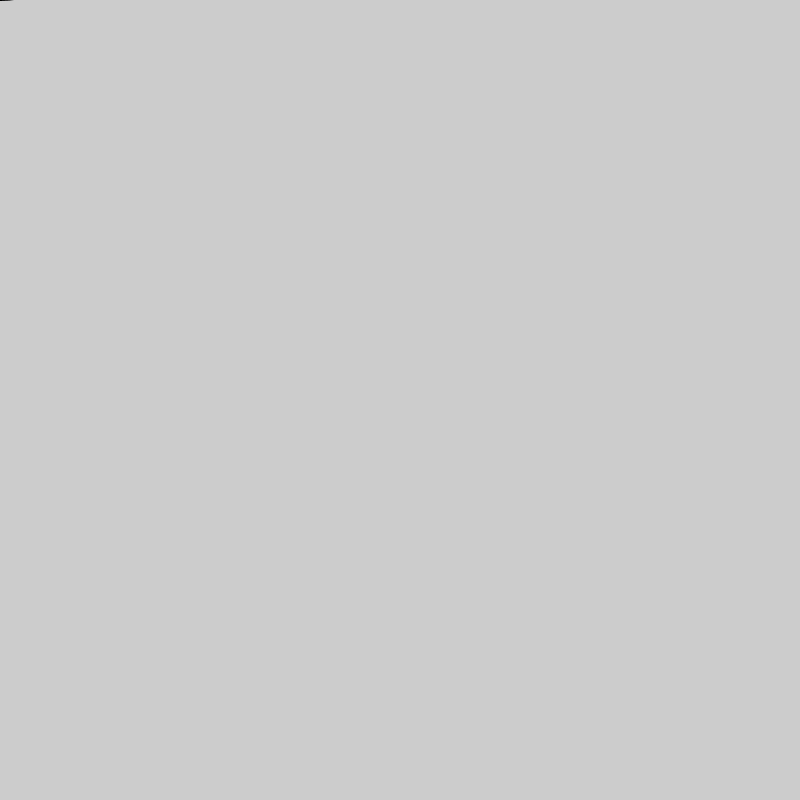
Frame 1 (no input)
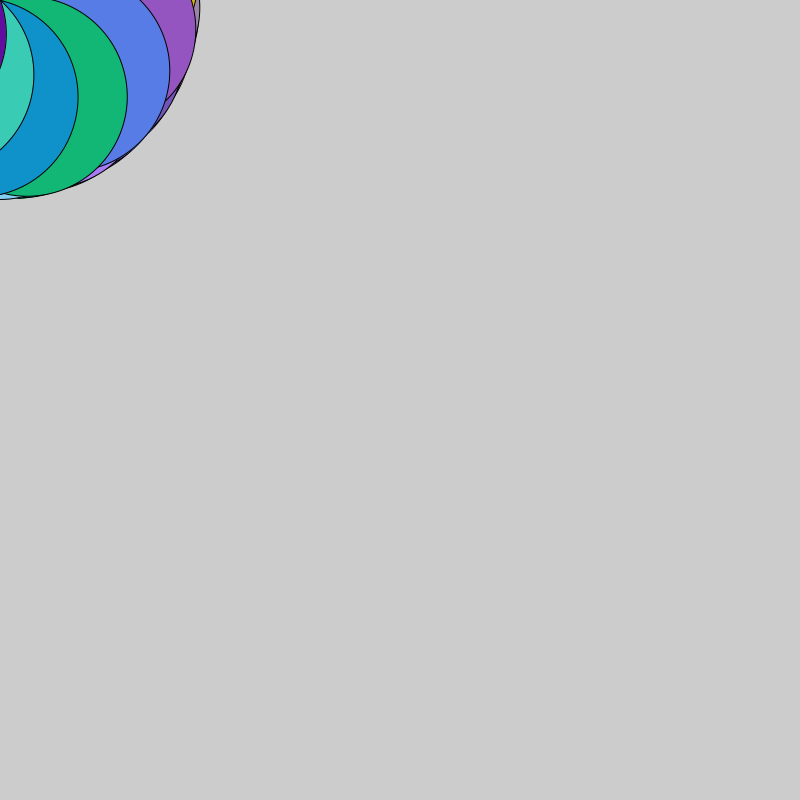
Frame 60 (the mouse pressed at the canvas centre just before this capture)
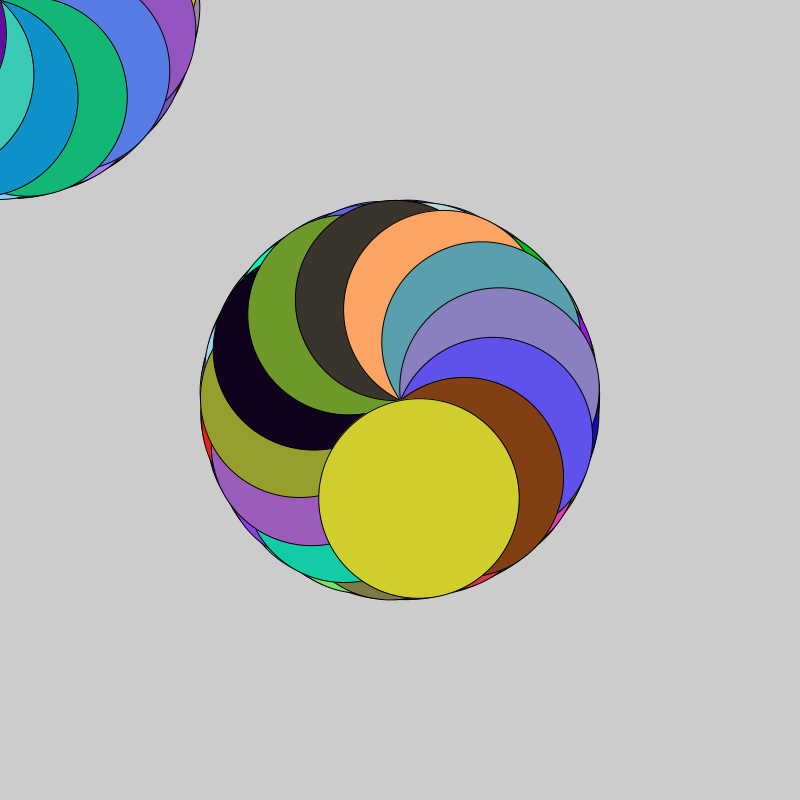
Frame 120 (the mouse held since frame 60 and released just before this capture)

The Processing sketch that drew these frames (run headless with seeded random() and noise(); from frame 60 on, the mouse is pressed at the canvas centre):

// Processing sketch: processing_74893
// ── processing_74893.pde

float angle = 0.0;
   void setup() {
     size(800, 800);
     smooth();
     frameRate(30);
}
   void draw() {
     translate(mouseX, mouseY);
     rotate(angle);
     ellipse(0, -100, 200, 200);
     fill(random(0, 255), random(0, 255), random(0, 255));
     angle += .5;
}
